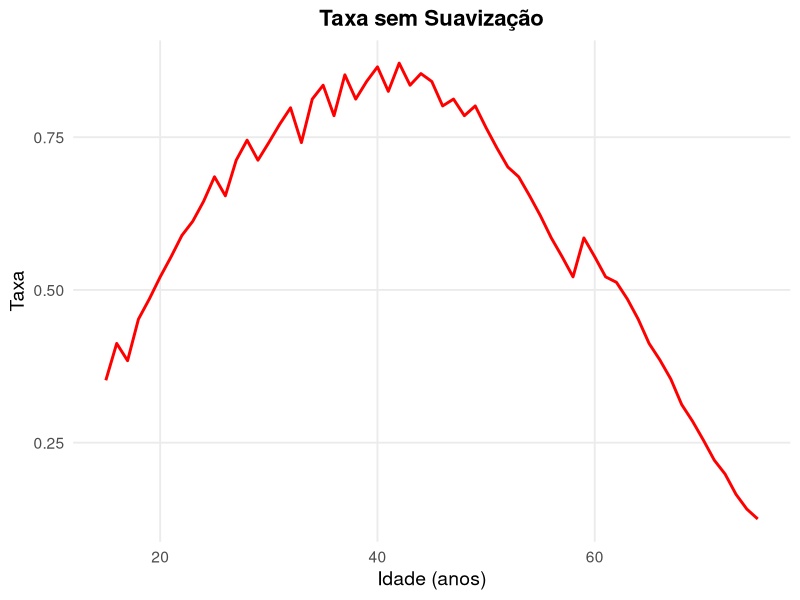
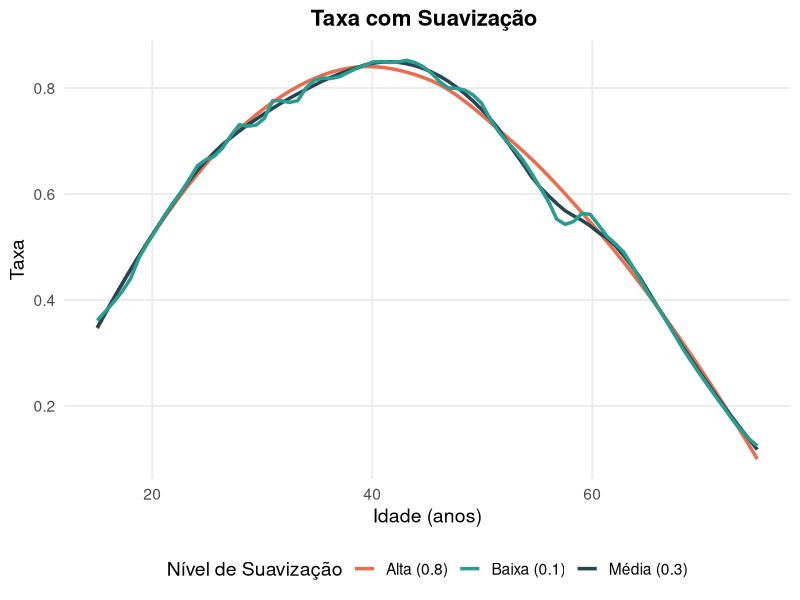
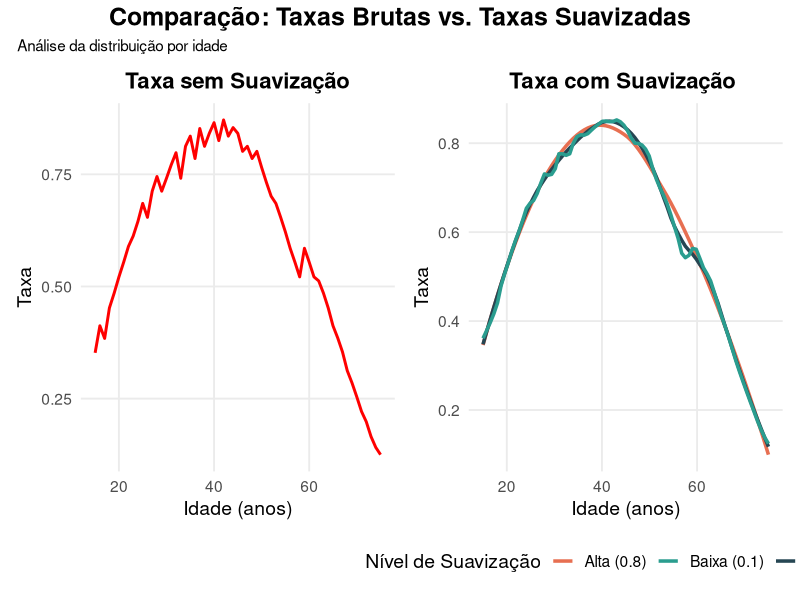

The R source for these figures, in order:
setwd("C:/Users/gcarv/Documents/Atv2_Topicos_em_Demografia")

library(readxl) #ler arquivo do excel

dados <- read_excel("TEA_Idade_POP013.xlsx")

library(dplyr)
library(tidyr)
library(ggplot2)
#Bibliotecas para fazer gráficos

grafico_sem_suavizacao <- ggplot(dados, aes(x = Idade, y = Taxa)) +
  # Linha levemente mais espessa e com uma cor mais profissional
  geom_line(color = "red", linewidth = 1) +                
  
  # Textos
  labs(title = "Taxa sem Suavização",
       x = "Idade (anos)",
       y = "Taxa") +
  
  # Exatamente o mesmo tema aplicado no gráfico da direita
  theme_minimal(base_size = 14) +                              
  theme(
    plot.title = element_text(hjust = 0.5, face = "bold", size = 16), 
    panel.grid.minor = element_blank()
  )

# Visualizar o Gráfico
print(grafico_sem_suavizacao)             

#Com Suavização:

grafico_com_suavizacao <- ggplot(dados, aes(x = Idade, y = Taxa)) +
  
  # Nível 3: Alta suavização (Plotada primeiro para ficar ao fundo)
  geom_smooth(method = "loess", span = 0.8, se = FALSE, linewidth = 1.2, alpha = 0.8, aes(color = "Alta (0.8)")) +
  
  # Nível 2: Suavização média
  geom_smooth(method = "loess", span = 0.3, se = FALSE, linewidth = 1.2, alpha = 0.8, aes(color = "Média (0.3)")) +
  
  # Nível 1: Pouca suavização (Plotada por último pois tem mais detalhes)
  geom_smooth(method = "loess", span = 0.1, se = FALSE, linewidth = 1.2, alpha = 0.8, aes(color = "Baixa (0.1)")) +
  
  # Paleta de cores moderna e amigável
  scale_color_manual(name = "Nível de Suavização",
                     values = c("Baixa (0.1)" = "#2A9D8F",   
                                "Média (0.3)" = "#264653",   
                                "Alta (0.8)"  = "#E76F51")) + 
  
  # Textos mais descritivos
  labs(title = "Taxa com Suavização ",
       x = "Idade (anos)",
       y = "Taxa") +
  
  # Limpeza geral do tema
  theme_minimal(base_size = 14) + # Aumenta a fonte base para melhor leitura
  theme(
    plot.title = element_text(hjust = 0.5, face = "bold", size = 16), # Centraliza e destaca o título
    legend.position = "bottom", # Move a legenda para baixo
    panel.grid.minor = element_blank() # Remove linhas de grade menores (poluição visual)
  )

# Visualizar o Gráfico
print(grafico_com_suavizacao)             

#Comparando:

library(patchwork) #Junta os dois Gráficos de forma SIMPLES

comparacao <- (grafico_sem_suavizacao + grafico_com_suavizacao) +
  plot_annotation(
    title = "Comparação: Taxas Brutas vs. Taxas Suavizadas",
    subtitle = "Análise da distribuição por idade",
    theme = theme(plot.title = element_text(size = 18, face = "bold", hjust = 0.5))
  )

print(comparacao)
